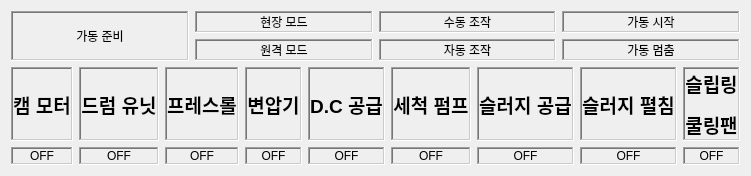
     <widget class="QWidget" name="tab_3">
      <attribute name="title">
       <string>가동 상황</string>
      </attribute>
      <layout class="QGridLayout" name="gridLayout_6">
       <item row="0" column="0" colspan="2">
        <layout class="QGridLayout" name="gridLayout_7">
         <item row="0" column="2">
          <spacer name="verticalSpacer_2">
           <property name="orientation">
            <enum>Qt::Vertical</enum>
           </property>
           <property name="sizeType">
            <enum>QSizePolicy::Fixed</enum>
           </property>
           <property name="sizeHint" stdset="0">
            <size>
             <width>20</width>
             <height>0</height>
            </size>
           </property>
          </spacer>
         </item>
         <item row="3" column="1">
          <widget class="QLabel" name="label_status3">
           <property name="frameShape">
            <enum>QFrame::WinPanel</enum>
           </property>
           <property name="frameShadow">
            <enum>QFrame::Sunken</enum>
           </property>
           <property name="text">
            <string>원격 모드</string>
           </property>
           <property name="alignment">
            <set>Qt::AlignCenter</set>
           </property>
          </widget>
         </item>
         <item row="2" column="1">
          <widget class="QLabel" name="label_status2">
           <property name="frameShape">
            <enum>QFrame::WinPanel</enum>
           </property>
           <property name="frameShadow">
            <enum>QFrame::Sunken</enum>
           </property>
           <property name="text">
            <string>현장 모드</string>
           </property>
           <property name="alignment">
            <set>Qt::AlignCenter</set>
           </property>
          </widget>
         </item>
         <item row="2" column="3">
          <widget class="QLabel" name="label_status6">
           <property name="frameShape">
            <enum>QFrame::WinPanel</enum>
           </property>
           <property name="frameShadow">
            <enum>QFrame::Sunken</enum>
           </property>
           <property name="text">
            <string>가동 시작</string>
           </property>
           <property name="alignment">
            <set>Qt::AlignCenter</set>
           </property>
          </widget>
         </item>
         <item row="3" column="3">
          <widget class="QLabel" name="label_status7">
           <property name="frameShape">
            <enum>QFrame::WinPanel</enum>
           </property>
           <property name="frameShadow">
            <enum>QFrame::Sunken</enum>
           </property>
           <property name="text">
            <string>가동 멈춤</string>
           </property>
           <property name="alignment">
            <set>Qt::AlignCenter</set>
           </property>
          </widget>
         </item>
         <item row="2" column="0" rowspan="2">
          <widget class="QLabel" name="label_status1">
           <property name="frameShape">
            <enum>QFrame::WinPanel</enum>
           </property>
           <property name="frameShadow">
            <enum>QFrame::Sunken</enum>
           </property>
           <property name="text">
            <string>가동 준비</string>
           </property>
           <property name="alignment">
            <set>Qt::AlignCenter</set>
           </property>
          </widget>
         </item>
         <item row="3" column="2">
          <widget class="QLabel" name="label_status5">
           <property name="frameShape">
            <enum>QFrame::WinPanel</enum>
           </property>
           <property name="frameShadow">
            <enum>QFrame::Sunken</enum>
           </property>
           <property name="text">
            <string>자동 조작</string>
           </property>
           <property name="alignment">
            <set>Qt::AlignCenter</set>
           </property>
          </widget>
         </item>
         <item row="2" column="2">
          <widget class="QLabel" name="label_status4">
           <property name="frameShape">
            <enum>QFrame::WinPanel</enum>
           </property>
           <property name="frameShadow">
            <enum>QFrame::Sunken</enum>
           </property>
           <property name="text">
            <string>수동 조작</string>
           </property>
           <property name="alignment">
            <set>Qt::AlignCenter</set>
           </property>
          </widget>
         </item>
         <item row="4" column="0">
          <layout class="QVBoxLayout" name="verticalLayout_12"/>
         </item>
        </layout>
       </item>
       <item row="1" column="0" colspan="2">
        <layout class="QGridLayout" name="gridLayout_8">
         <item row="0" column="8">
          <widget class="QLabel" name="label_44">
           <property name="font">
            <font>
             <pointsize>14</pointsize>
             <weight>75</weight>
             <bold>true</bold>
            </font>
           </property>
           <property name="frameShape">
            <enum>QFrame::WinPanel</enum>
           </property>
           <property name="frameShadow">
            <enum>QFrame::Sunken</enum>
           </property>
           <property name="text">
            <string>&lt;html&gt;&lt;head/&gt;&lt;body&gt;&lt;p&gt;슬립링&lt;/p&gt;&lt;p&gt;쿨링팬&lt;/p&gt;&lt;/body&gt;&lt;/html&gt;</string>
           </property>
           <property name="textFormat">
            <enum>Qt::AutoText</enum>
           </property>
           <property name="alignment">
            <set>Qt::AlignCenter</set>
           </property>
          </widget>
         </item>
         <item row="1" column="0">
          <widget class="QLabel" name="label_status8">
           <property name="frameShape">
            <enum>QFrame::WinPanel</enum>
           </property>
           <property name="frameShadow">
            <enum>QFrame::Sunken</enum>
           </property>
           <property name="text">
            <string>OFF</string>
           </property>
           <property name="alignment">
            <set>Qt::AlignCenter</set>
           </property>
          </widget>
         </item>
         <item row="1" column="3">
          <widget class="QLabel" name="label_status11">
           <property name="frameShape">
            <enum>QFrame::WinPanel</enum>
           </property>
           <property name="frameShadow">
            <enum>QFrame::Sunken</enum>
           </property>
           <property name="text">
            <string>OFF</string>
           </property>
           <property name="alignment">
            <set>Qt::AlignCenter</set>
           </property>
          </widget>
         </item>
         <item row="1" column="1">
          <widget class="QLabel" name="label_status9">
           <property name="frameShape">
            <enum>QFrame::WinPanel</enum>
           </property>
           <property name="frameShadow">
            <enum>QFrame::Sunken</enum>
           </property>
           <property name="text">
            <string>OFF</string>
           </property>
           <property name="alignment">
            <set>Qt::AlignCenter</set>
           </property>
          </widget>
         </item>
         <item row="1" column="2">
          <widget class="QLabel" name="label_status10">
           <property name="frameShape">
            <enum>QFrame::WinPanel</enum>
           </property>
           <property name="frameShadow">
            <enum>QFrame::Sunken</enum>
           </property>
           <property name="text">
            <string>OFF</string>
           </property>
           <property name="alignment">
            <set>Qt::AlignCenter</set>
           </property>
          </widget>
         </item>
         <item row="1" column="4">
          <widget class="QLabel" name="label_status12">
           <property name="frameShape">
            <enum>QFrame::WinPanel</enum>
           </property>
           <property name="frameShadow">
            <enum>QFrame::Sunken</enum>
           </property>
           <property name="text">
            <string>OFF</string>
           </property>
           <property name="alignment">
            <set>Qt::AlignCenter</set>
           </property>
          </widget>
         </item>
         <item row="0" column="1">
          <widget class="QLabel" name="label_37">
           <property name="font">
            <font>
             <pointsize>14</pointsize>
             <weight>75</weight>
             <bold>true</bold>
            </font>
           </property>
           <property name="frameShape">
            <enum>QFrame::WinPanel</enum>
           </property>
           <property name="frameShadow">
            <enum>QFrame::Sunken</enum>
           </property>
           <property name="text">
            <string>드럼 유닛</string>
           </property>
           <property name="alignment">
            <set>Qt::AlignCenter</set>
           </property>
          </widget>
         </item>
         <item row="0" column="3">
          <widget class="QLabel" name="label_39">
           <property name="font">
            <font>
             <pointsize>14</pointsize>
             <weight>75</weight>
             <bold>true</bold>
            </font>
           </property>
           <property name="frameShape">
            <enum>QFrame::WinPanel</enum>
           </property>
           <property name="frameShadow">
            <enum>QFrame::Sunken</enum>
           </property>
           <property name="text">
            <string>변압기</string>
           </property>
           <property name="alignment">
            <set>Qt::AlignCenter</set>
           </property>
          </widget>
         </item>
         <item row="0" column="2">
          <widget class="QLabel" name="label_38">
           <property name="font">
            <font>
             <pointsize>14</pointsize>
             <weight>75</weight>
             <bold>true</bold>
            </font>
           </property>
           <property name="frameShape">
            <enum>QFrame::WinPanel</enum>
           </property>
           <property name="frameShadow">
            <enum>QFrame::Sunken</enum>
           </property>
           <property name="text">
            <string>프레스롤</string>
           </property>
           <property name="alignment">
            <set>Qt::AlignCenter</set>
           </property>
          </widget>
         </item>
         <item row="0" column="4">
          <widget class="QLabel" name="label_40">
           <property name="font">
            <font>
             <pointsize>14</pointsize>
             <weight>75</weight>
             <bold>true</bold>
            </font>
           </property>
           <property name="frameShape">
            <enum>QFrame::WinPanel</enum>
           </property>
           <property name="frameShadow">
            <enum>QFrame::Sunken</enum>
           </property>
           <property name="text">
            <string>D.C 공급</string>
           </property>
           <property name="alignment">
            <set>Qt::AlignCenter</set>
           </property>
          </widget>
         </item>
         <item row="0" column="6">
          <widget class="QLabel" name="label_42">
           <property name="font">
            <font>
             <pointsize>14</pointsize>
             <weight>75</weight>
             <bold>true</bold>
            </font>
           </property>
           <property name="frameShape">
            <enum>QFrame::WinPanel</enum>
           </property>
           <property name="frameShadow">
            <enum>QFrame::Sunken</enum>
           </property>
           <property name="text">
            <string>슬러지 공급</string>
           </property>
           <property name="alignment">
            <set>Qt::AlignCenter</set>
           </property>
          </widget>
         </item>
         <item row="0" column="5">
          <widget class="QLabel" name="label_41">
           <property name="font">
            <font>
             <pointsize>14</pointsize>
             <weight>75</weight>
             <bold>true</bold>
            </font>
           </property>
           <property name="frameShape">
            <enum>QFrame::WinPanel</enum>
           </property>
           <property name="frameShadow">
            <enum>QFrame::Sunken</enum>
           </property>
           <property name="text">
            <string>세척 펌프</string>
           </property>
           <property name="alignment">
            <set>Qt::AlignCenter</set>
           </property>
          </widget>
         </item>
         <item row="0" column="7">
          <widget class="QLabel" name="label_43">
           <property name="font">
            <font>
             <pointsize>14</pointsize>
             <weight>75</weight>
             <bold>true</bold>
            </font>
           </property>
           <property name="frameShape">
            <enum>QFrame::WinPanel</enum>
           </property>
           <property name="frameShadow">
            <enum>QFrame::Sunken</enum>
           </property>
           <property name="text">
            <string>슬러지 펼침</string>
           </property>
           <property name="alignment">
            <set>Qt::AlignCenter</set>
           </property>
          </widget>
         </item>
         <item row="0" column="0">
          <widget class="QLabel" name="label_36">
           <property name="font">
            <font>
             <pointsize>14</pointsize>
             <weight>75</weight>
             <bold>true</bold>
            </font>
           </property>
           <property name="frameShape">
            <enum>QFrame::WinPanel</enum>
           </property>
           <property name="frameShadow">
            <enum>QFrame::Sunken</enum>
           </property>
           <property name="text">
            <string>캠 모터</string>
           </property>
           <property name="alignment">
            <set>Qt::AlignCenter</set>
           </property>
          </widget>
         </item>
         <item row="1" column="5">
          <widget class="QLabel" name="label_status13">
           <property name="frameShape">
            <enum>QFrame::WinPanel</enum>
           </property>
           <property name="frameShadow">
            <enum>QFrame::Sunken</enum>
           </property>
           <property name="text">
            <string>OFF</string>
           </property>
           <property name="alignment">
            <set>Qt::AlignCenter</set>
           </property>
          </widget>
         </item>
         <item row="1" column="7">
          <widget class="QLabel" name="label_status15">
           <property name="frameShape">
            <enum>QFrame::WinPanel</enum>
           </property>
           <property name="frameShadow">
            <enum>QFrame::Sunken</enum>
           </property>
           <property name="text">
            <string>OFF</string>
           </property>
           <property name="alignment">
            <set>Qt::AlignCenter</set>
           </property>
          </widget>
         </item>
         <item row="1" column="6">
          <widget class="QLabel" name="label_status14">
           <property name="frameShape">
            <enum>QFrame::WinPanel</enum>
           </property>
           <property name="frameShadow">
            <enum>QFrame::Sunken</enum>
           </property>
           <property name="text">
            <string>OFF</string>
           </property>
           <property name="alignment">
            <set>Qt::AlignCenter</set>
           </property>
          </widget>
         </item>
         <item row="1" column="8">
          <widget class="QLabel" name="label_status16">
           <property name="frameShape">
            <enum>QFrame::WinPanel</enum>
           </property>
           <property name="frameShadow">
            <enum>QFrame::Sunken</enum>
           </property>
           <property name="text">
            <string>OFF</string>
           </property>
           <property name="alignment">
            <set>Qt::AlignCenter</set>
           </property>
          </widget>
         </item>
        </layout>
       </item>
      </layout>
     </widget>
